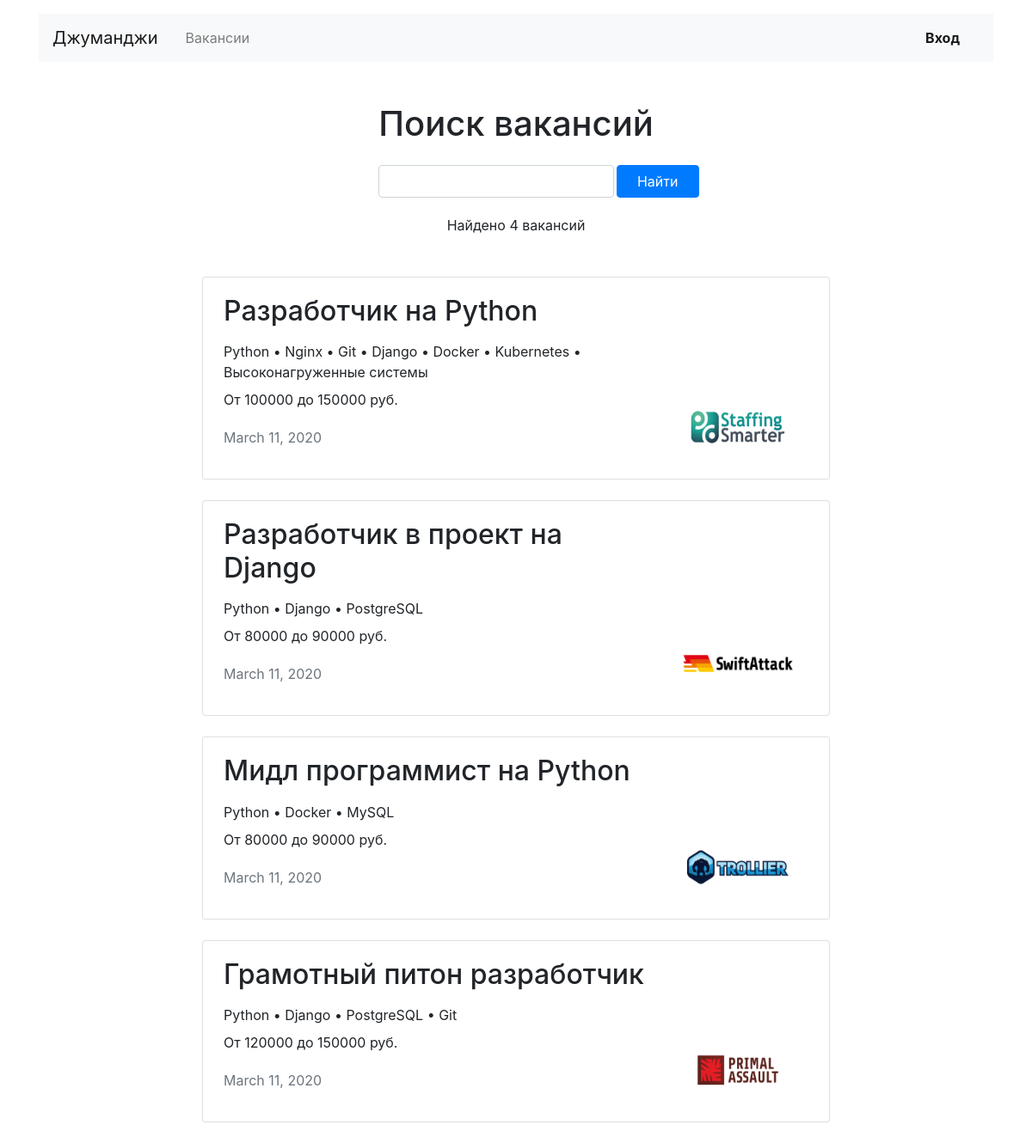
The app's page /search/?s=Django with its own data.
### jobs/models.py (models this page shows, shortened)
class Vacancy(models.Model):
    title = models.CharField(max_length=64)
    specialty = models.ForeignKey(Specialty, on_delete=models.CASCADE, related_name="vacancies")
    company = models.ForeignKey(Company, on_delete=models.CASCADE, related_name="vacancies")
    skills = models.TextField()
    description = models.TextField()
    salary_min = models.IntegerField()
    salary_max = models.IntegerField()
    published_at = models.DateField()
    class Meta:
        verbose_name_plural = 'vacancies'
    def skills_in_str(self):
        return self.skills.replace(',', ' •')

class Company(models.Model):
    name = models.CharField(max_length=64)
    location = models.CharField(max_length=64)
    logo = models.ImageField(upload_to=MEDIA_COMPANY_IMAGE_DIR, null=True, blank=True)
    description = models.TextField()
    employee_count = models.IntegerField()
    owner = models.OneToOneField(User, null=True, blank=True,
                                 on_delete=models.PROTECT, related_name='company')
    class Meta:
        verbose_name_plural = 'companies'

### jobs/views/public.py (the view)
# urls.py: re_path(r'^search/(?P<search>.*)$', public.search_view, name='search'),
def search_view(request, search):
    form = SearchForm()
    s = request.GET.get('s')
    vacancies = Vacancy.objects.filter(Q(title__icontains=s) | Q(description__icontains=s) | Q(skills__icontains=s))
    context = {'vacancies': vacancies, 'form': form}
    return render(request, 'jobs/public/search.html', context)

### jobs/forms.py
class SearchForm(forms.Form):
    s = forms.CharField(label='')

### jobs/templates/jobs/public/search.html (shortened to what this page needs)
{% extends 'jobs/base.html' %}
{% block content %}
  <main class="container mt-3">
    <section>
        <h1 class="h1 text-center mt-5 mb-4">Поиск вакансий</h1>
        <div class="row">
            <div class="col-md-7 col-lg-5 col-xl-4 col-sm-8 mx-auto">
            {% load crispy_forms_tags %}
            <form action="/search/" method="get" class="form-inline mb-3" enctype="multipart/form-data">
            <div class="form-group col-8 col-md-10 pl-8">
             <div class="col-24">
              {{ form.s|as_crispy_field }}
             </div>
            </div>
            <div class="form-group col-4 col-md-2 pl-0">
              <button class="btn btn-primary w-100" type="submit">Найти</button>
            </div>
            </form>
            </div>
        </div>
      <p class="text-center pt-1">Найдено {{ vacancies.count }} вакансий</p>
      <div class="row mt-5">
        <div class="col-12 col-lg-8 offset-lg-2 m-auto">
          {% for vacancy in vacancies %}
          <div class="card mb-4">
            <div class="card-body px-4">
              <div class="row">
                <div class="col-12 col-md-8 col-lg-9">
                  <h2 class="h2 pb-2">{{ vacancy.title }}</h2>
                  <p class="mb-2">{{ vacancy.skills_in_str }}</p>
                  <p>От {{ vacancy.salary_min }} до {{ vacancy.salary_max }} руб.</p>
                  <p class="text-muted pt-1">{{ vacancy.published_at }}</p>
                </div>
                <div class="col-12 col-md-4 col-lg-3 d-flex align-items-end">
                  <a href="{% url 'vacancy_detail' vacancy.id %}"><img src="{{ vacancy.company.logo.url }}" width="130" height="80" alt=""></a>
                </div>
              </div>
            </div>
          </div>
        {% endfor %}
        </div>
      </div>
    </section>
  </main>
{% endblock %}

### jobs/templates/jobs/public/search.html (style rules this page uses)
button { min-width: 6em }

### records on screen
Vacancy: title "Разработчик на Python", skills_in_str "Python • Nginx • Git • Django • Docker • Kubernetes • Высоконагруженные системы", salary_min "100000", salary_max "150000", published_at "March 11, 2020", company.logo (picture)
Vacancy: title "Разработчик в проект на Django", skills_in_str "Python • Django • PostgreSQL", salary_min "80000", salary_max "90000", published_at "March 11, 2020", company.logo (picture)
Vacancy: title "Мидл программист на Python", skills_in_str "Python • Docker • MySQL", salary_min "80000", salary_max "90000", published_at "March 11, 2020", company.logo (picture)
Vacancy: title "Грамотный питон разработчик", skills_in_str "Python • Django • PostgreSQL • Git", salary_min "120000", salary_max "150000", published_at "March 11, 2020", company.logo (picture)

### other values on screen
{{ vacancies.count }} "4"
